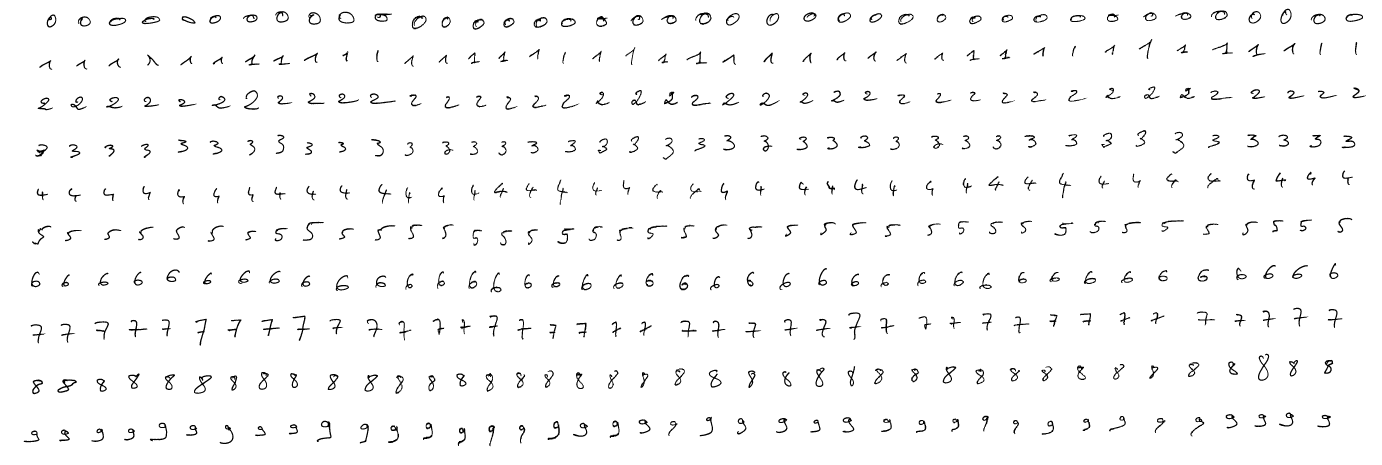
#> input picture datasets/train.tif, 5528 x 1860 px (shown at 1/4 size)
$ python Main.py
#> lines starting #> are read from the running program, lines starting #| are printed output that depends on the picture; after the words box and inside, x2 and y2 are one past the last pixel; in counts of white or black regions, pixels touching at a corner belong together
### imtools/common/image2Double.py
import numpy as np

def image2Double(image):
    """
    Convertit une image de différents types (uint8, uint16, int16, float32, bool)
    en une image de type float64 normalisée entre 0 et 1.

    Paramètre :
    - image : ndarray, image en niveaux de gris avec un type de données supporté

    Retour :
    - image_double : ndarray, image normalisée en type float64
    """

    # Conversion des images en fonction de leur type de données
    if image.dtype == np.uint8:  # Image 8 bits (0 à 255)
        image_double = image.astype(np.float64) / 255.0

    elif image.dtype == np.uint16:  # Image 16 bits non signé (0 à 65535)
        image_double = image.astype(np.float64) / 65535.0

    elif image.dtype == np.int16:  # Image 16 bits signé (-32768 à 32767)
        image_double = (image.astype(np.float64) + 32768) / 65535.0

    elif image.dtype == np.float32:  # Image de type 'single' (float32)
        # Si l'image est déjà normalisée entre 0 et 1, la conversion est directe
        image_double = np.clip(image.astype(np.float64), 0.0, 1.0)

    elif image.dtype == bool:  # Image logique (booléen)
        image_double = image.astype(np.float64)

    elif image.dtype == np.float64:  # Image logique (booléen)
        image_double = image

    else:
        raise ValueError("Le format de l'image doit être uint8, uint16, int16, float32 ou bool")

    return image_double

### imtools/common/histogrammeProjection.py
import numpy as np

def histogrammeProjection(imdata, dim='h'):
    """
    Calcule l'histogramme de projection de l'image selon une dimension spécifiée.

    Paramètres :
    - imdata : ndarray, l'image en niveaux de gris (matrice 2D)
    - dim : str, 'v' pour une projection verticale, 'h' pour une projection horizontale

    Retour :
    - l : ndarray, le vecteur de projection
    """
    if len(imdata.shape) == 3:
        raise ValueError("L'image doit être en niveaux de gris !")

    # Histogramme projection
    if dim.lower() == 'v':
        # TODO : Implémenter ici l'histogramme verticale
        l = np.sum(imdata, axis=0)
    elif dim.lower() == 'h':
        # TODO : Implémenter ici l'histogramme horizontales
        l = np.sum(imdata, axis=1)
    else:
        raise ValueError('Dimension spécifiée incorrecte : utilisez "v" pour vertical ou "h" pour horizontal')

    return l

### imtools/common/imageLocalization.py
import numpy as np

from imtools import histogrammeProjection

def imageLocalization(imdata, dim='h'):
    """
    Localise les indices de début et de fin des régions non nulles dans l'image
    en utilisant un histogramme de projection.

    Paramètres :
    - imdata : ndarray, image en niveaux de gris (matrice 2D)
    - dim : str, 'v' pour une projection verticale, 'h' pour une projection horizontale

    Retour :
    - ind1 : ndarray, indices de début des régions non nulles
    - ind2 : ndarray, indices de fin des régions non nulles
    - l : ndarray, histogramme de projection
    """

    # Calcul de l'histogramme de projection de l'image selon la dimension spécifiée
    l = histogrammeProjection(imdata, dim)

    # Détection des indices de début et de fin des régions non nulles
    ind1 = np.flatnonzero((l[:-1] == 0) & (l[1:] != 0)) + 1
    ind2 = np.flatnonzero((l[:-1] != 0) & (l[1:] == 0))

    return ind1, ind2, l

### imtools/common/imageLocalizationExtraction.py
import cv2

from imtools import image2Double, imageLocalization

def imageLocalizationExtraction(filename):
    """
    Localisation et extraction des chiffres de l'image spécifiée.

    Paramètre :
    - filename : str, chemin vers le fichier image.

    Retour :
    - Images : dictionnaire contenant les images des chiffres extraits.
    """

    # Lecture du fichier image
    A = cv2.imread(filename, cv2.IMREAD_GRAYSCALE)

    # Convertir une image (8bits ou 16bits) en double
    AA = image2Double(A)
    AA_bw = 1.0 - (AA >= 0.005).astype(float)

    # Initialiser un dictionnaire pour stocker les images extraites
    Images = {}

    # Segmentation et extraction des chiffres
    for n in range(10):
        # Histogramme des projections horizontales --> extraction des Lignes
        ind1, ind2, _ = imageLocalization(AA_bw, 'h')
        tmp = AA_bw[ind1[n]:ind2[n], :]

        # Histogramme des projections verticales --> extraction des Colonnes
        ind11, ind22, _ = imageLocalization(tmp, 'v')

        # Extraction de chaque chiffre
        for m in range(len(ind11)):
            Images[f"{n}_{m}"] = tmp[:, ind11[m]:ind22[m]] # Stockage de chaque chiffre extrait dans le dictionnaire avec une clé formatée

    return Images

### imtools/common/imageBinarisation.py
import numpy as np
from imtools import image2Double

def imageBinarisation(imdata, seuil=0.5):
    """
    Binarise une image en niveaux de gris en utilisant un seuil donné.

    Paramètres :
    - imdata : ndarray, image en niveaux de gris (8 bits, 16 bits, float ou bool)
    - seuil : float, seuil de binarisation (valeur entre 0 et 1)

    Retour :
    - imgBW : ndarray, image binaire avec des valeurs 0.0 ou 1.0
    """

    # Convertir l'image en type double (valeurs entre 0 et 1)
    imdata = image2Double(imdata)

    # TODO : Appliquer le seuillage binaire (0 si < seuil, 1 sinon)
    # Remplacer par la condition de binarisation

    #imgBW = 1 if imdata>seuil else 0
    imgBW = (imdata > seuil).astype(np.float64)

    # TODO : Convertir en type float pour obtenir des valeurs 0.0 et 1.0
    # Remplacer par l'usage de astype(np.float64)
    #imgBW = np.astype(np.float64())

    return imgBW


### imtools/common/imageCropping.py
import numpy as np
from imtools import histogrammeProjection

def imageCropping(bw):
    """
    Recadre une image binaire en utilisant les histogrammes de projection horizontale et verticale.

    Paramètres :
    - bw : ndarray, image binaire avec 0 pour le fond et 1 pour les pixels du chiffre

    Retour :
    - bw2 : ndarray, image recadrée avec 0 pour le fond et 1 pour les pixels du chiffre
    """
    if len(bw.shape)==3:
        raise ValueError ('Image non binaire non acceptée!')
    # TODO : Calcul de l'histogramme de projection horizontal
    hist_h = histogrammeProjection(bw, dim='h')

    # Déterminer les lignes contenant des pixels du chiffre
    rows = np.where(hist_h > 0)[0]

    # TODO : Calcul de l'histogramme de projection vertical
    hist_v = histogrammeProjection(bw, dim='v')  # Remplacer par le calcul de projection verticale

    # Déterminer les colonnes contenant des pixels du chiffre
    cols = np.where(hist_v > 0)[0]

    # Si aucun pixel n'est détecté, retourner une image vide
    if len(rows) == 0 or len(cols) == 0:
        return np.zeros_like(bw, dtype=np.float64)

    # Recadrer l'image aux limites détectées et convertir en float64
    bw2 = bw[rows[0]:rows[-1]+1, cols[0]:cols[-1]+1].astype(np.float64)

    return bw2

### imtools/common/imageResize.py
import numpy as np
from scipy.interpolate import RectBivariateSpline

def imageResize(imBW_crop, mrows, ncols):
    """
    Redimensionne une image binaire en utilisant l'interpolation bicubique (spline).
    """

    # 1. Récupérer les dimensions (yy: lignes, xx: colonnes)
    yy, xx = imBW_crop.shape
    print(f'Dimension avant redimensionnement : ({yy}, {xx})')

    # 2. Créer les vecteurs de coordonnées originales
    # Attention à l'ordre : (lignes, colonnes)
    lignes_orig = np.arange(yy)
    cols_orig = np.arange(xx)

    # 3. Créer la fonction d'interpolation
    # RectBivariateSpline(y, x, z) où z.shape est (len(y), len(x))
    interp_func = RectBivariateSpline(lignes_orig, cols_orig, imBW_crop)

    # 4. Générer les nouvelles coordonnées cibles
    # On veut mrows lignes et ncols colonnes
    nouvelles_lignes = np.linspace(0, yy - 1, mrows)
    nouvelles_cols = np.linspace(0, xx - 1, ncols)

    # 5. Évaluer la spline sur la nouvelle grille
    # Le résultat aura la taille (len(nouvelles_lignes), len(nouvelles_cols))
    imBW_resize = interp_func(nouvelles_lignes, nouvelles_cols)

    # 6. Conversion en binaire (seuillage à 0.5 est plus standard pour du bicubique)
    imBW_resize = (imBW_resize > 0.5).astype(np.float64)

    print(f'Dimension après redimensionnement : {imBW_resize.shape}')

    return imBW_resize


"""import numpy as np
from scipy.interpolate import RectBivariateSpline

def imageResize(imBW_crop, mrows, ncols):"""
"""
    Redimensionne une image binaire en utilisant l'interpolation bicubique (spline).

    Paramètres :
    - imBW_crop : ndarray, image binaire recadrée à redimensionner
    - mrows : int, nombre de lignes souhaité pour l'image redimensionnée
    - ncols : int, nombre de colonnes souhaité pour l'image redimensionnée

    Retour :
    - imBW_resize : ndarray, image binaire redimensionnée avec 0 pour le fond et 1 pour les pixels du chiffre
    """
"""
    # Dimensions de l'image originale
    yy, xx = imBW_crop.shape
    print('Dimansion avant le recadrage: ', imBW_crop.shape)

    # Générer les nouvelles coordonnées cibles
    x = np.linspace(0, xx - 1, ncols)
    y = np.linspace(0, yy - 1, mrows)
    xi, yi = np.meshgrid(x, y)

    # Interpolation bicubique (spline)
    interp_func = RectBivariateSpline( np.arange(yy), np.arange(xx), imBW_crop)
    imBW_resize = interp_func(x, y)

    # Conversion en image binaire avec seuillage
    imBW_resize = (imBW_resize > 0.05).astype(np.float64)
    print('Dimansion après le recadrage: ', imBW_resize)


    return imBW_resize
"""

### imtools/common/imageFeaturesExtraction.py
import numpy as np
from imtools import histogrammeProjection

def imageFeaturesExtraction(imBW, choix="hist"):
    """
    Extrait les caractéristiques d'une image binaire en utilisant les histogrammes de projection.

    Paramètres :
    - imBW : ndarray, image binaire (0 pour le fond, 1 pour les pixels du chiffre)
    - choix : str, type de caractéristique à extraire (par défaut "hist" pour les histogrammes de projection)

    Retour :
    - observation : ndarray, vecteur de caractéristiques combinant les projections verticales et horizontales
    """

    if choix.lower() == "hist":
        # TODO : Calcul des histogrammes de projections verticales et horizontales
        Hist_V = histogrammeProjection(imBW, dim='v')
        # Compléter avec l'appel à l'histogrammes de projection verticale
        Hist_H = histogrammeProjection(imBW, dim='h')

        # Compléter avec l'appel à l'histogrammes de projection horizontale

         # TODO : Combinaison des caractéristiques verticales et horizontales
        observation = np.concatenate([Hist_V, Hist_H])
        # Compléter avec np.concatenate([Hist_V, Hist_H])
    else:
        raise ValueError("Choix non valide : utilisez 'hist' pour les histogrammes de projection")

    return observation

### Main.py
# -*- coding: utf-8 -*-
"""
Created on Mon Mar 10 16:30:57 2025

@author: mouhamadou
"""

import cv2 #Importation de la librairie OpenCv
import numpy as np
import matplotlib.pyplot as plt
from imtools import imageLocalizationExtraction, histogrammeProjection, imageLocalization

from  imtools import image2Double, imageBinarisation, imageCropping, imageResize, imageFeaturesExtraction


# Définir les chemins des fichiers d'entraînement et de test
filename_train = 'datasets/train.tif'
filename_test = 'datasets/test.tif'

# Charger les images en niveaux de gris avec OpenCV
train = cv2.imread(filename_train, cv2.IMREAD_GRAYSCALE)
#> train: shape (1860, 5528); 97.5% white; 400 black regions, largest, box (x1, y1, x2, y2) and area: (229, 1517, 307, 1571) 1267, (776, 1501, 848, 1575) 1262, (5032, 1415, 5077, 1523) 1220
test = cv2.imread(filename_test, cv2.IMREAD_GRAYSCALE)
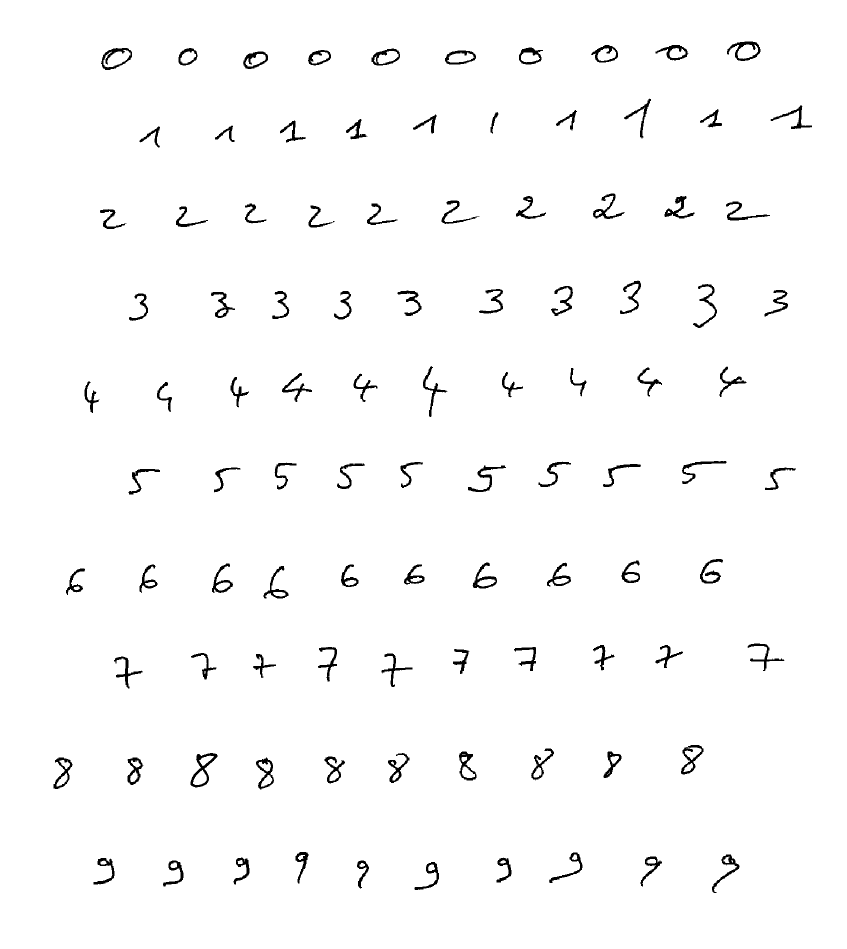
#> input picture datasets/test.tif, 1694 x 1898 px (shown at 1/2 size)
#> test: shape (1898, 1694); 98.1% white; 100 black regions, largest, box (x1, y1, x2, y2) and area: (381, 1506, 435, 1575) 1017, (202, 96, 264, 140) 871, (1454, 83, 1521, 122) 870

# Afficher l'image d'entraînement
plt.figure(1)
plt.imshow(train, cmap='gray')
plt.title('Image d\'entraînement')
plt.axis('off')
plt.show()

# Afficher l'image de test
plt.figure(2)
plt.imshow(test, cmap='gray')
plt.title('Image de test')
plt.axis('off')
plt.show()

#imgG= imageLocalizationExtraction(filename_train)
train_img= 1.0-image2Double(train) # 1.0- ... Car dans mon afichage j'avait des histogrammes inversés
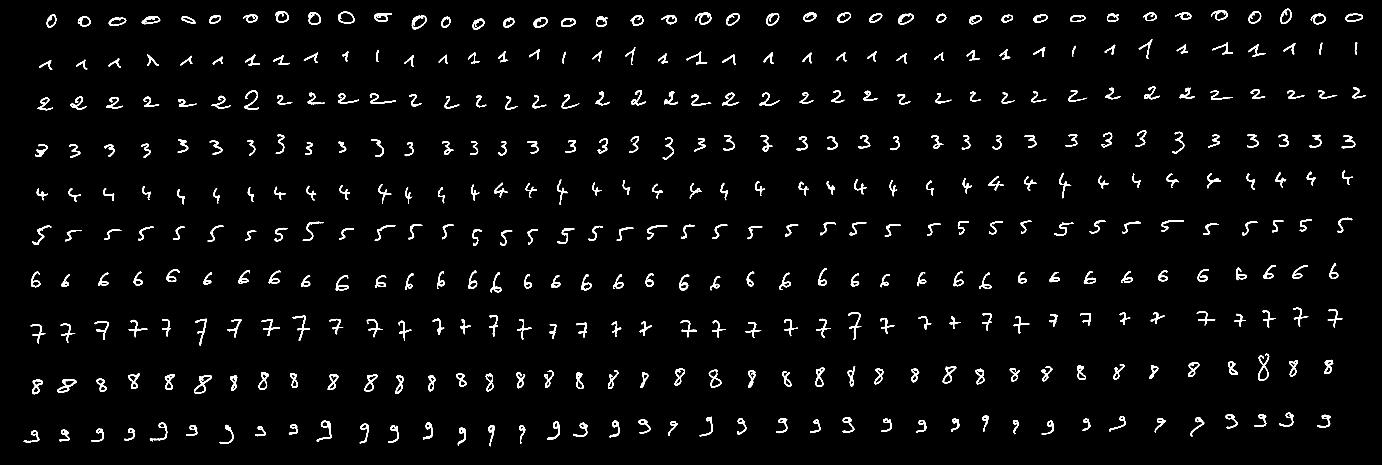
#> train_img: shape (1860, 5528) float64 (shown at 1/4 size); values 0 (black) and 1 (white), 2.5% white; 400 white regions, largest, box (x1, y1, x2, y2) and area: (229, 1517, 307, 1571) 1267, (776, 1501, 848, 1575) 1262, (5032, 1415, 5077, 1523) 1220
histV=histogrammeProjection(train_img, dim='v')
#> in histogrammeProjection, `l = np.sum(imdata, axis=0)`: l = 5528 values, max 176 at index 154, min 0 at index 0, mean 47.36
#> histV has the same summary as l in histogrammeProjection
histH=histogrammeProjection(train_img, dim='h')
#> histH = 1860 values, max 727 at index 75, min 0 at index 0, mean 140.7

plt.figure()
plt.plot(histH)
plt.title("Histogramme de projection horizontale (Détection des lignes)")
plt.show()

[ind1, ind2, l_horiz] = imageLocalization(train_img, dim='h')
#> in imageLocalization, `l = histogrammeProjection(imdata, dim)`: l has the same summary as histH outside imageLocalization
#> in imageLocalization, `ind1 = np.flatnonzero((l[:-1] == 0) & (l[1:] != 0)) + 1`: ind1 = [35, 156, 346, 520, 682, 871, 1052, 1231, 1415, 1650]
#> in imageLocalization, `ind2 = np.flatnonzero((l[:-1] != 0) & (l[1:] == 0))`: ind2 = [118, 278, 440, 638, 818, 982, 1168, 1382, 1576, 1784]
#> l_horiz has the same summary as histH

premiere_ligne = train_img[ind1[0]:ind2[0], :]

#Afficher l'histogramme vertical de cette ligne
v_hist_ligne = histogrammeProjection(premiere_ligne, dim='v')
#> v_hist_ligne = 5528 values, max 34 at index 324, min 0 at index 0, mean 5.52
plt.figure()
plt.plot(v_hist_ligne)
plt.title("Histogramme vertical de la 1ère ligne (Détection des chiffres)")
plt.show()
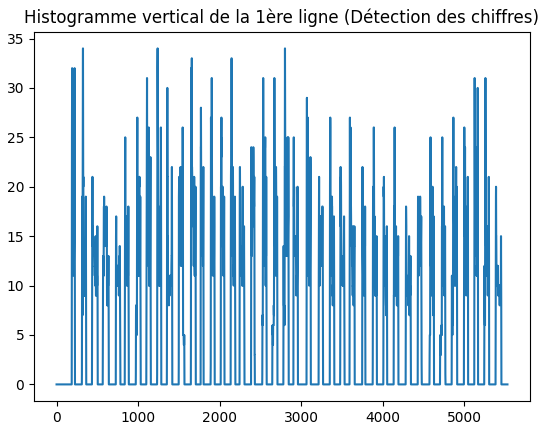
#> figure drawn by matplotlib, 1 panel; curve peaks at x = 324, y = 34

# Extraire le premier chiffre de cette ligne
[c1, c2, l_vert] = imageLocalization(premiere_ligne, dim='v')
#> c1 = 40 values from 187 to 5382; c2 = 40 values from 224 to 5451; l_vert has the same summary as v_hist_ligne
premier_chiffre = premiere_ligne[:, c1[0]:c2[0]]
#> premier_chiffre: shape (83, 37) float64; values 0 (black) and 1 (white), 22.9% white; 1 white region, box (x1, y1, x2, y2) and area: (0, 23, 37, 75) 702

# Affichage du résultat
plt.figure()
plt.imshow(premier_chiffre, cmap='gray')
plt.title("Premier chiffre extrait")
plt.show()

#Étape 3 : Sauvegarde des chiffres extraits de la base de données

img_bin_train= imageLocalizationExtraction(filename_train)
#> after the loop in imageLocalizationExtraction, `for n in range(10):`: Images = 400 items
#> img_bin_train = 400 items

img_bin_test= imageLocalizationExtraction(filename_test)
#> call 2 of imageLocalizationExtraction, with filename = 'datasets/test.tif'
#> in imageLocalizationExtraction (call 2), `AA_bw = 1.0 - (AA >= 0.005).astype(float)`:
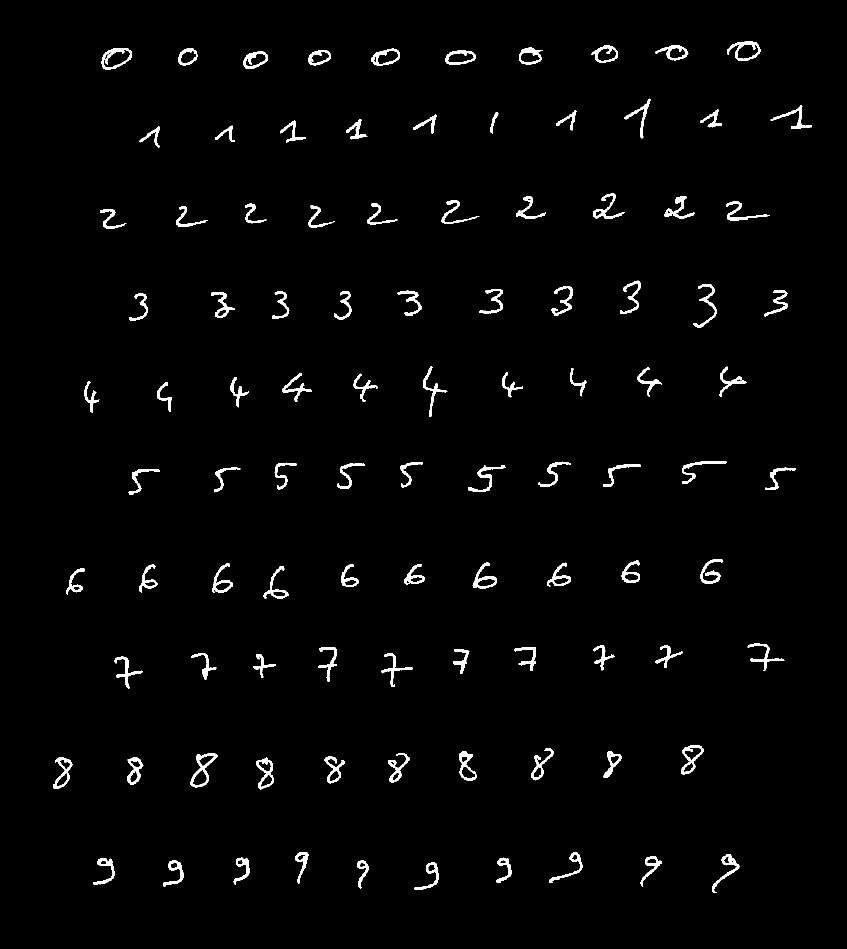
#> AA_bw: shape (1898, 1694) float64 (shown at 1/2 size); values 0 (black) and 1 (white), 1.9% white; 100 white regions, largest, box (x1, y1, x2, y2) and area: (381, 1506, 435, 1575) 1017, (202, 96, 264, 140) 871, (1454, 83, 1521, 122) 870
#> the loop in imageLocalizationExtraction (call 2), `for n in range(10):` made 10 passes
#> (ind11, ind22) on passes 1 to 3: ([202, 357, 486, 616, 743, 890, 1038, 1182, 1311, 1454], [263, 394, 535, 661, 799, 951, 1085, 1235, 1376, 1520]), ([279, 430, 560, 692, 826, 981, 1112, 1248, 1400, 1541], [319, 468, 610, 734, 873, 996, 1153, 1301, 1443, 1623]), ([200, 352, 490, 617, 734, 883, 1032, 1186, 1329, 1452], [252, 415, 532, 668, 794, 958, 1091, 1248, 1388, 1539])
#> after the loop in imageLocalizationExtraction (call 2), `for n in range(10):`:
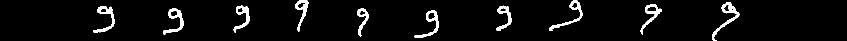
#> tmp: shape (81, 1694) float64 (shown at 1/2 size); values 0 (black) and 1 (white), 4.4% white; 10 white regions, largest, box (x1, y1, x2, y2) and area: (1424, 5, 1479, 81) 747, (1098, 1, 1165, 62) 654, (187, 12, 229, 65) 648
#> after the loop in imageLocalizationExtraction (call 2), `for n in range(10):`: Images = 100 items
#> img_bin_test = 100 items
np.savez('NPZFile/train.npz', **img_bin_train)
np.savez('NPZFile/test.npz', **img_bin_test)

imgtr= img_bin_train[f"{7}_{4}"]
#> imgtr: shape (151, 34) float64; values 0 (black) and 1 (white), 11.8% white; 1 white region, box (x1, y1, x2, y2) and area: (0, 46, 34, 114) 606
plt.figure()
plt.imshow(imgtr, cmap='gray')
plt.title("Chiffre de la ligne 7 colonne 4")
plt.show()

imgRiceNormale= cv2.imread('rice.png', cv2.IMREAD_GRAYSCALE)
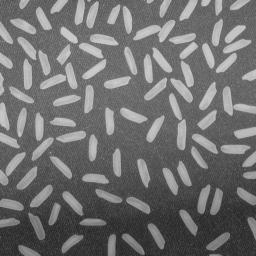
#> input picture rice.png, 256 x 256 px
#> imgRiceNormale is the input picture: shape (256, 256); min 40, max 204, mean 111.2
imgPrinted= cv2.imread('printedtext.png', cv2.IMREAD_GRAYSCALE)
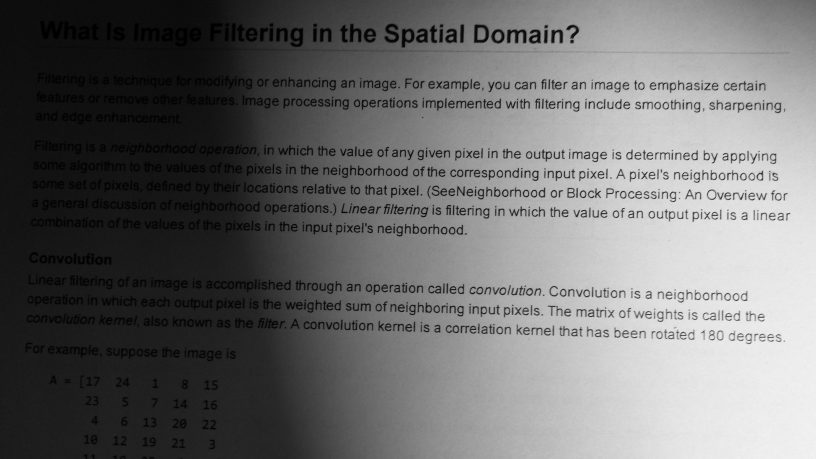
#> input picture printedtext.png, 1632 x 918 px (shown at 1/2 size)
#> imgPrinted is the input picture: shape (918, 1632); min 0, max 245, mean 110.3

plt.figure()
plt.imshow(imgRiceNormale, cmap='gray')
plt.title("Image du riz avant binarisation")
plt.axis('off')
plt.show()

plt.figure()
plt.imshow(imgPrinted, cmap='gray')
plt.title("Image de printedText avant binarisation")
plt.axis('off')
plt.show()

rice_double=image2Double(imgRiceNormale)
#> (the rest of the program and of its run is left out)
